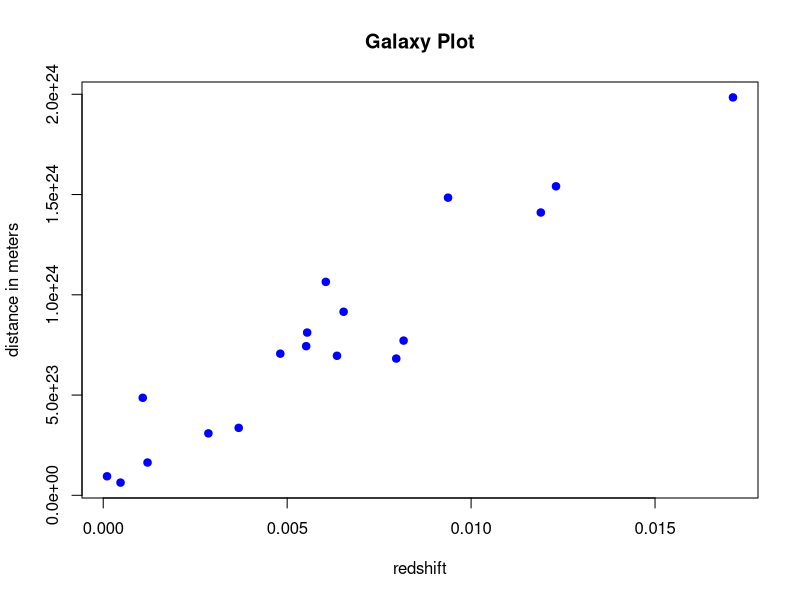
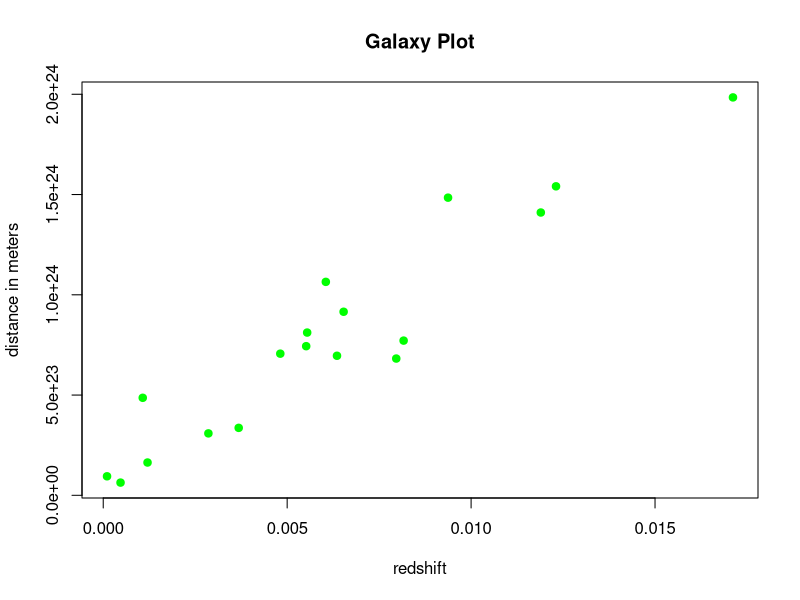
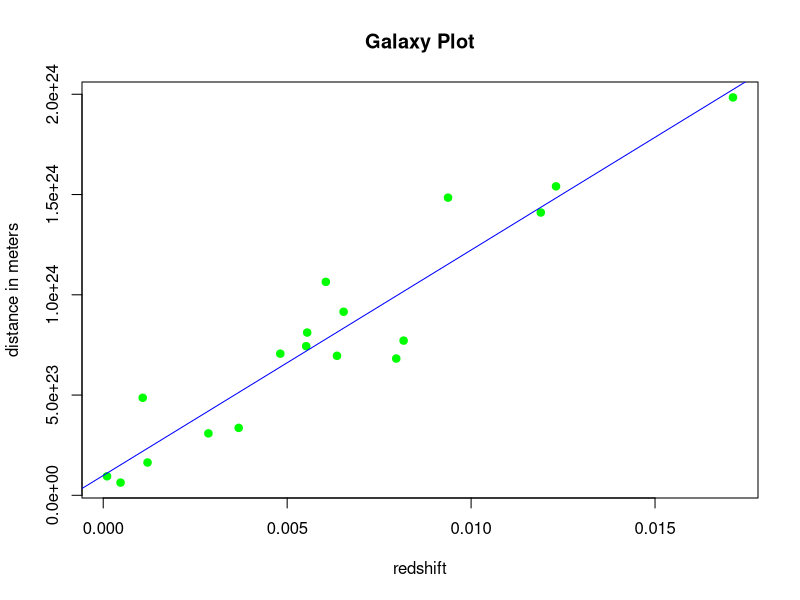
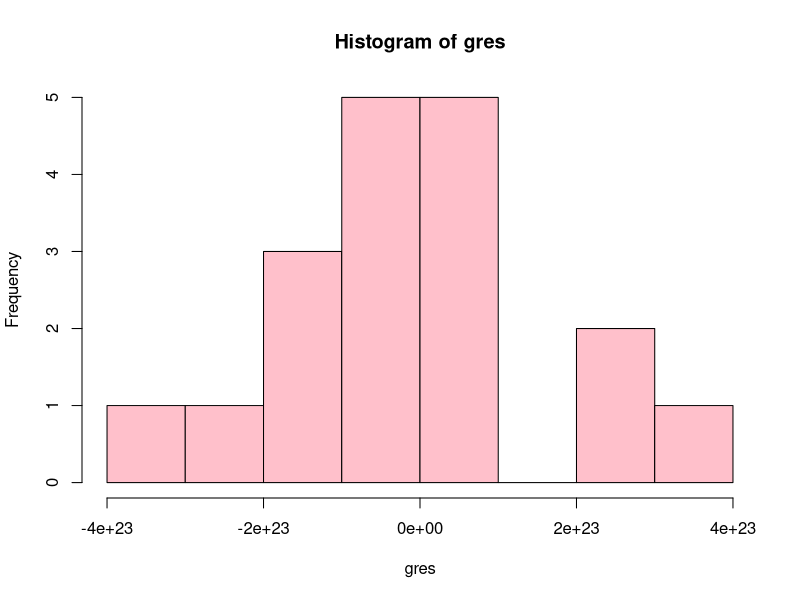

R code for these plots, in order:
redshift <- c(0.009373151, 0.007965511, 0.000103405, 0.001204166, 0.006354396, 0.012308515, 0.00551715, 
              0.017118509, 0.000470325, 0.006534521, 0.011894896, 0.002858644, 0.003682548, 0.00481333, 
              0.006050853, 0.008165649, 0.005543835, 0.001074076)

distance <- c(1.48438e+24, 6.82011e+23, 9.48181e+22, 1.63559e+23, 6.95898e+23, 1.54095e24, 7.43732e+23, 
              1.98431e+24, 6.34315e+22, 9.15392e+23, 1.41031e+24, 3.08849e+23, 3.36377e+23, 7.06391e+23,
              1.06447e+24, 7.71506e+23, 8.11624e+23, 4.8628e+23) 
distance * redshift


plot(redshift, distance, main = "Galaxy Plot", ylab = "distance in meters", col = "blue", pch =  19)

plot(redshift, distance, main = "Galaxy Plot", ylab = "distance in meters", col = "green", pch =  19)

galaxyfit <- lm(distance ~ redshift)
plot(redshift, distance, main = "Galaxy Plot", ylab = "distance in meters", col = "green", pch =  19)
abline(galaxyfit, col = "blue")
summary(galaxyfit)
gres <- residuals(galaxyfit)
hist(gres, col = "pink")
sd(gres)
library()
